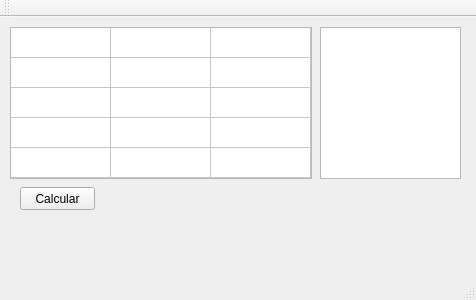
<?xml version="1.0" encoding="UTF-8"?>
<ui version="4.0">
 <class>MainWindow</class>
 <widget class="QMainWindow" name="MainWindow">
  <property name="geometry">
   <rect>
    <x>0</x>
    <y>0</y>
    <width>476</width>
    <height>300</height>
   </rect>
  </property>
  <property name="windowTitle">
   <string>Ex.3</string>
  </property>
  <widget class="QWidget" name="centralWidget">
   <widget class="QTableWidget" name="twTabela">
    <property name="geometry">
     <rect>
      <x>10</x>
      <y>10</y>
      <width>302</width>
      <height>152</height>
     </rect>
    </property>
    <property name="rowCount">
     <number>5</number>
    </property>
    <property name="columnCount">
     <number>3</number>
    </property>
    <attribute name="horizontalHeaderVisible">
     <bool>false</bool>
    </attribute>
    <attribute name="verticalHeaderVisible">
     <bool>false</bool>
    </attribute>
    <row/>
    <row/>
    <row/>
    <row/>
    <row/>
    <column/>
    <column/>
    <column/>
   </widget>
   <widget class="QPushButton" name="pbCalcular">
    <property name="geometry">
     <rect>
      <x>20</x>
      <y>170</y>
      <width>75</width>
      <height>23</height>
     </rect>
    </property>
    <property name="text">
     <string>Calcular</string>
    </property>
   </widget>
   <widget class="QListWidget" name="lwCalculos">
    <property name="geometry">
     <rect>
      <x>320</x>
      <y>10</y>
      <width>141</width>
      <height>152</height>
     </rect>
    </property>
   </widget>
  </widget>
  <widget class="QMenuBar" name="menuBar">
   <property name="geometry">
    <rect>
     <x>0</x>
     <y>0</y>
     <width>476</width>
     <height>21</height>
    </rect>
   </property>
  </widget>
  <widget class="QToolBar" name="mainToolBar">
   <attribute name="toolBarArea">
    <enum>TopToolBarArea</enum>
   </attribute>
   <attribute name="toolBarBreak">
    <bool>false</bool>
   </attribute>
  </widget>
  <widget class="QStatusBar" name="statusBar"/>
 </widget>
 <layoutdefault spacing="6" margin="11"/>
 <resources/>
 <connections/>
</ui>
